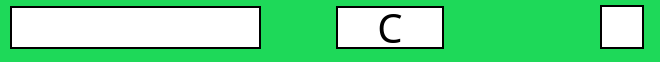
       <widget class="QWidget" name="key15" native="true">
        <property name="sizePolicy">
         <sizepolicy hsizetype="Preferred" vsizetype="Fixed">
          <horstretch>0</horstretch>
          <verstretch>0</verstretch>
         </sizepolicy>
        </property>
        <property name="minimumSize">
         <size>
          <width>0</width>
          <height>55</height>
         </size>
        </property>
        <property name="maximumSize">
         <size>
          <width>16777215</width>
          <height>90</height>
         </size>
        </property>
        <property name="cursor">
         <cursorShape>PointingHandCursor</cursorShape>
        </property>
        <property name="styleSheet">
         <string notr="true">background-color: rgb(30, 217, 89);
</string>
        </property>
        <widget class="QLineEdit" name="game_command15">
         <property name="geometry">
          <rect>
           <x>10</x>
           <y>6</y>
           <width>251</width>
           <height>43</height>
          </rect>
         </property>
         <property name="sizePolicy">
          <sizepolicy hsizetype="Expanding" vsizetype="Preferred">
           <horstretch>0</horstretch>
           <verstretch>0</verstretch>
          </sizepolicy>
         </property>
         <property name="minimumSize">
          <size>
           <width>0</width>
           <height>43</height>
          </size>
         </property>
         <property name="maximumSize">
          <size>
           <width>16777215</width>
           <height>16777215</height>
          </size>
         </property>
         <property name="font">
          <font>
           <family>Berlin Sans FB</family>
           <pointsize>20</pointsize>
          </font>
         </property>
         <property name="styleSheet">
          <string notr="true">background-color: rgb(255, 255, 255);
color: rgb(0, 0, 0);
border-style: solid;
border-width: 2px;
border-color: black;</string>
         </property>
         <property name="inputMask">
          <string notr="true"/>
         </property>
         <property name="maxLength">
          <number>16</number>
         </property>
        </widget>
        <widget class="QLabel" name="key_15_name">
         <property name="geometry">
          <rect>
           <x>336</x>
           <y>6</y>
           <width>108</width>
           <height>43</height>
          </rect>
         </property>
         <property name="font">
          <font>
           <family>Berlin Sans FB</family>
           <pointsize>30</pointsize>
          </font>
         </property>
         <property name="styleSheet">
          <string notr="true">background-color: rgb(255, 255, 255);
border-style: solid;
border-width: 2px;
border-color: black;</string>
         </property>
         <property name="text">
          <string>C</string>
         </property>
         <property name="alignment">
          <set>Qt::AlignCenter</set>
         </property>
        </widget>
        <widget class="QCheckBox" name="checkBoxC">
         <property name="geometry">
          <rect>
           <x>600</x>
           <y>2</y>
           <width>51</width>
           <height>51</height>
          </rect>
         </property>
         <property name="styleSheet">
          <string notr="true">QCheckBox::indicator {
     width: 40px;
     height: 40px;
	border-style: solid;
    border-width: 2px;
    border-color: black;
}

QCheckBox::indicator:checked {
  background-color: rgb(7, 113, 240);
}
QCheckBox::indicator:unchecked {
    background-color: rgb(255, 255, 255);
}
</string>
         </property>
         <property name="text">
          <string/>
         </property>
         <property name="iconSize">
          <size>
           <width>23</width>
           <height>28</height>
          </size>
         </property>
         <property name="checkable">
          <bool>true</bool>
         </property>
        </widget>
       </widget>
